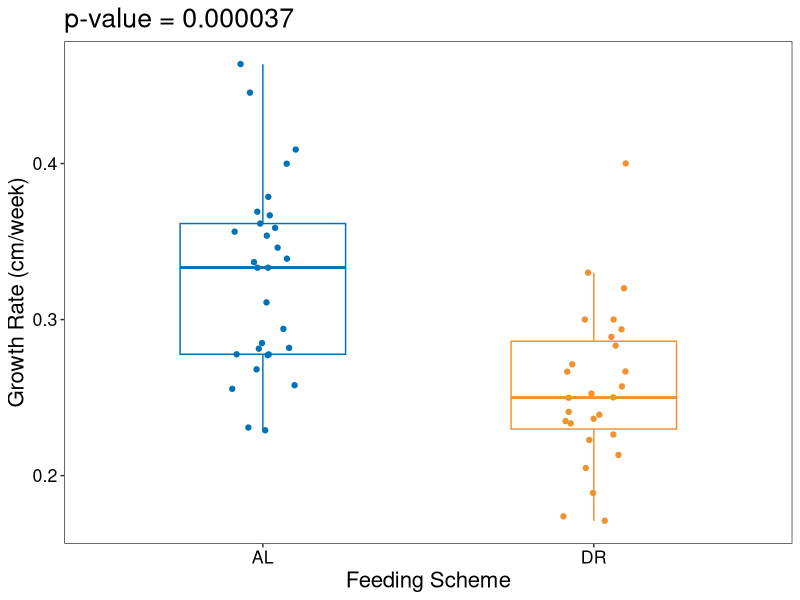
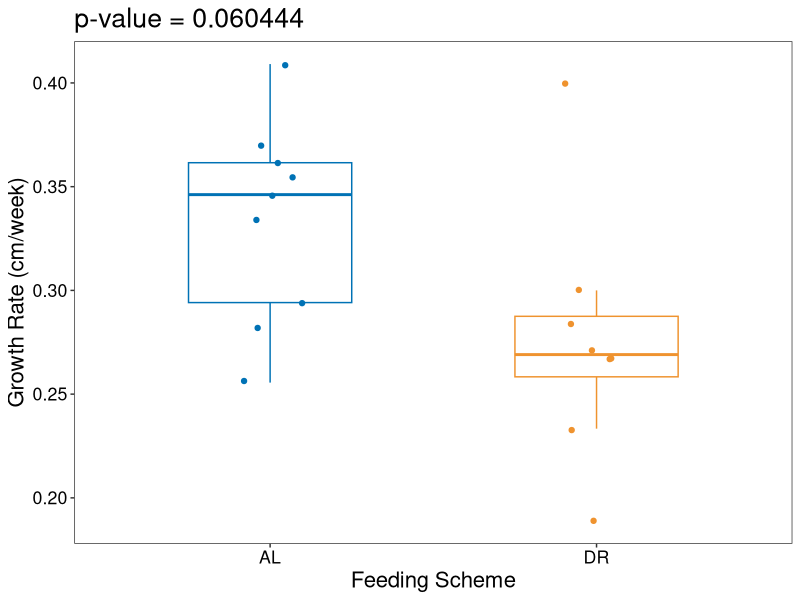
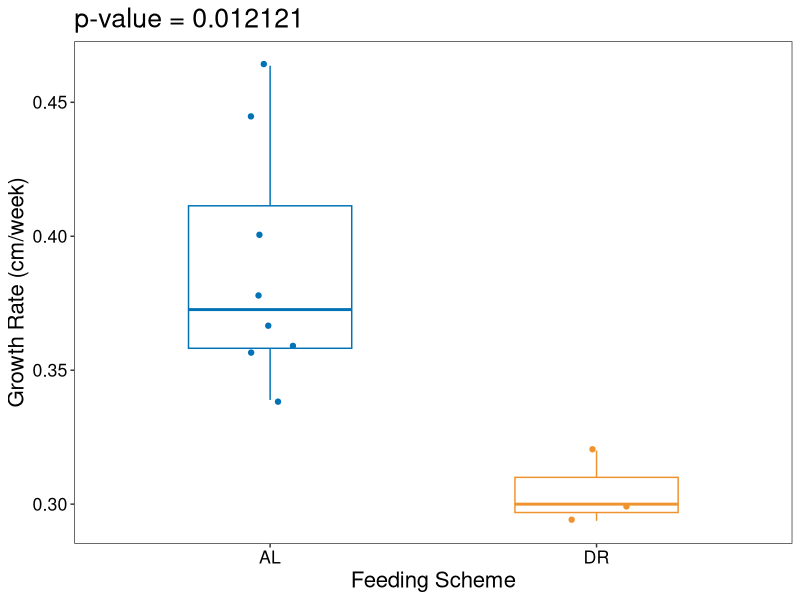
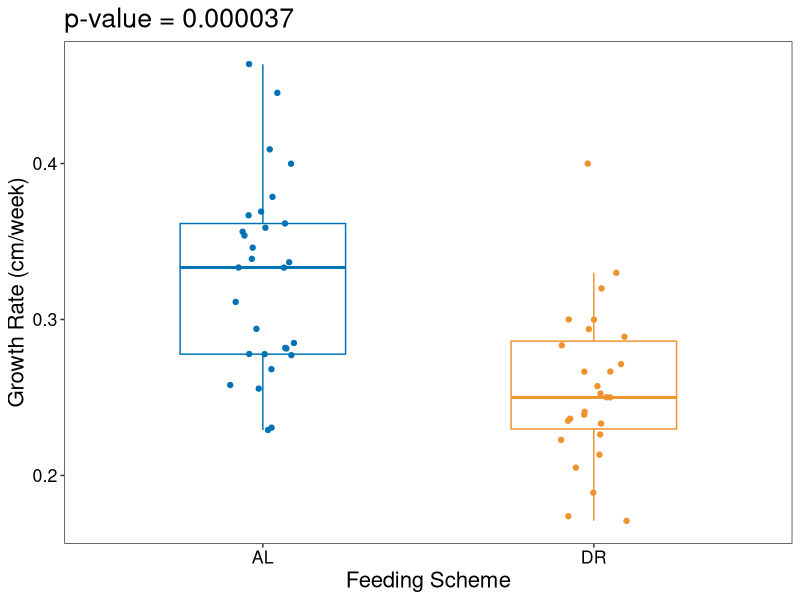
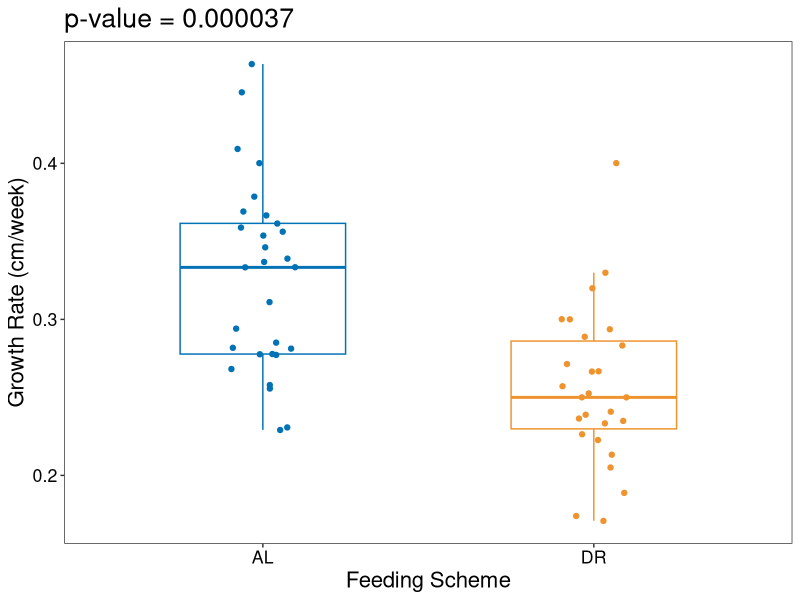
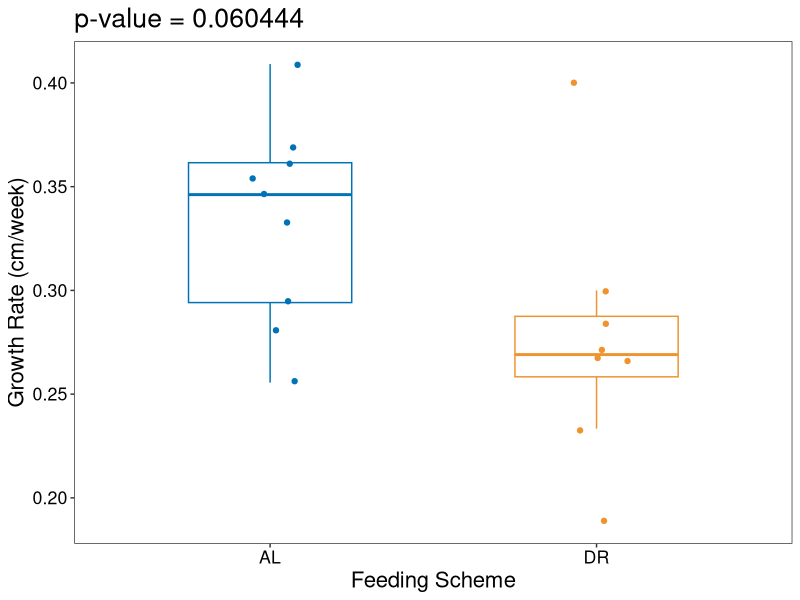
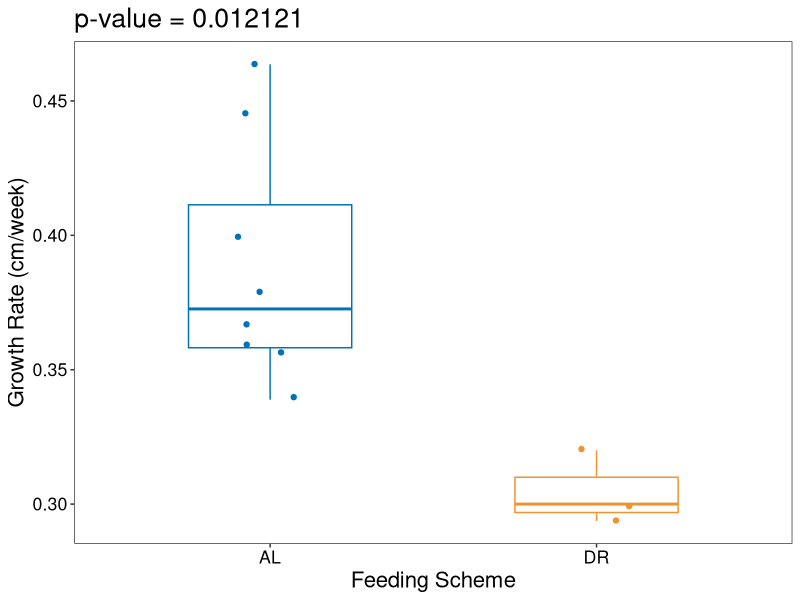
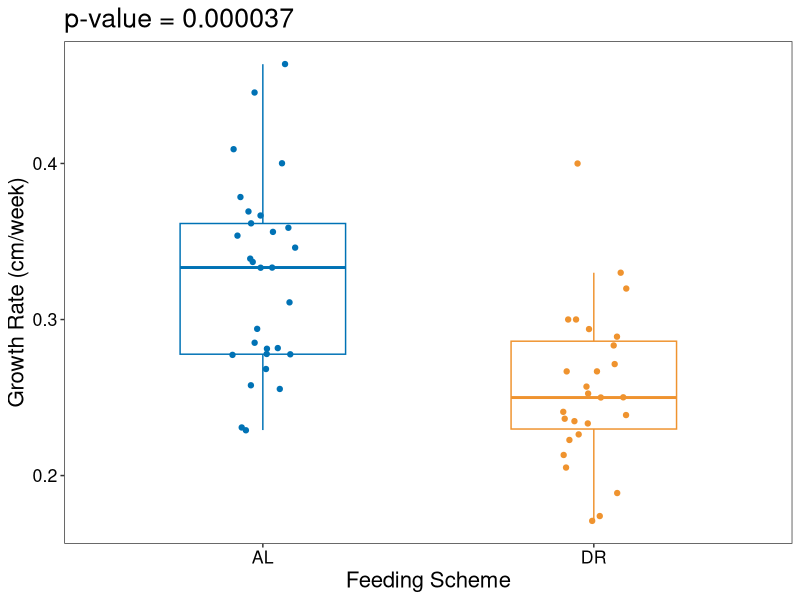

Here is the R script that generated these plots, in order: (Note: this script raises an error after producing the figures.)
# Growth rate for AL vs DR
library(ggplot2)
set.seed(1234)

###################################################################
# Functions
###################################################################
# dataset, xaxis, yaxis, colorgroup

# "global" variables
gcol = c(AL = "#0072B5", DR = "#EF932F", OE = "#010101")
pd <- position_jitter(width = 0.1)

# define boxplot function
boxit <- function(df, xa, ya, color, filename, xlabel, ylabel) {
	# getting pval
	pval = wilcox.test(df[,ya] ~ df[,xa])
	
	# real plot, fixed extra point with "outlier.shape = NA" argument
	p = ggplot(df, aes_string(x = xa, y = ya, color = color)) + 
	  geom_boxplot(width=0.5, outlier.shape = NA)  +
	  geom_point(position = pd) + 
	  theme_bw() + theme(panel.grid.major = element_blank(), panel.grid.minor = element_blank(), panel.background = element_blank() , text=element_text(size=16,family="Helvetica", colour = "#010101"), legend.position ="none", axis.text.x = element_text(colour = "#010101"), axis.text.y = element_text(colour = "#010101")) + 
	  ggtitle(sprintf("p-value = %06f", pval$p.value)) +
	  ylab(ylabel)+ xlab(xlabel) +
	  scale_color_manual(values=gcol)

	print(p)

# filename
saveout = paste("/Users/jingxun/Dropbox/KillifishFeederPaper_AndrewMcKay/Revision/Code/GitHub/Fig3/Output/", filename, sep = "")
ggsave(saveout, p)
}


# define getstat function
getstats <- function(dataset, cond1, cond2, stat1) {
x1 = dim(dataset[dataset$FeedingScheme == cond1, ])[1]
print(paste("Number", cond1, ":", x1 ))
y1 = dim(dataset[dataset$FeedingScheme == cond2, ])[1]
print(paste("Number", cond2, ":", y1 ))
	x2 = mean(dataset[dataset$FeedingScheme == cond1, c(stat1)])
print(paste("Mean", cond1, ":", x2 ))
y2 = mean(dataset[dataset$FeedingScheme == cond2, c(stat1)])
print(paste("Mean", cond2, ":", y2 ))
x3 =  median(dataset[dataset$FeedingScheme == cond1, c(stat1)])
print(paste("Median", cond1, ":", x3 ))
y3 = median(dataset[dataset$FeedingScheme == cond2, c(stat1)])
print(paste("Median", cond2, ":", y3 ))
}


###################################################################
# Load growth rate data for DR vs AL
###################################################################

setwd('/Users/jingxun/Dropbox/KillifishFeederPaper_AndrewMcKay/Revision/Code/GitHub/Fig3/Input/')
data = read.table("fig3growthrate_DR.csv", sep = ',', header = TRUE)

data$FeedingScheme = as.factor(data$FeedingScheme)
data$FeedingScheme = factor(data$FeedingScheme, levels = c("AL", "DR"))

# split out males and females
dfm = data[data$Sex == "m", ]
dff = data[data$Sex == "f",]

# select only fish that were observed (1 = observed)
dfm_1 = dfm[dfm$Observed == 1, ]
dff_1 = dff[dff$Observed == 1, ]

# select only fish with lifespan shorter than 120 days (4 months)
dfm_120 = dfm_1[dfm_1$Lifespan_days <= 120, ]
dff_120 = dff_1[dff_1$Lifespan_days <= 120, ]


###################################################################
# Plot all fish growth rates first DR vs AL
###################################################################

getstats(data, "AL", "DR", "GrowthRate")

boxit(data, "FeedingScheme", "GrowthRate", "FeedingScheme", "all_fishsizes_DR.pdf", "Feeding Scheme", "Growth Rate (cm/week)")

###################################################################
# Female fish only DR vs AL
###################################################################

getstats(dff_120, "AL", "DR", "GrowthRate")

boxit(dff_120, "FeedingScheme", "GrowthRate", "FeedingScheme", "female_fishsizes_DR.pdf", "Feeding Scheme", "Growth Rate (cm/week)")


###################################################################
# Male fish only DR vs AL
###################################################################

getstats(dfm_120, "AL", "DR", "GrowthRate")

boxit(dfm_120, "FeedingScheme", "GrowthRate", "FeedingScheme", "male_fishsizes_DR.pdf", "Feeding Scheme", "Growth Rate (cm/week)")

###################################################################
# Growth Rate for OE vs AL
###################################################################

data_OE = read.table("fig3growthrate_OE.csv", sep = ',', header = TRUE, stringsAsFactors = FALSE)

data_OE = data[data$FeedingScheme != "manual",]

data_OE$FeedingScheme[data_OE$FeedingScheme == "2hr"] = "AL"
data_OE$FeedingScheme[data_OE$FeedingScheme == "1hr"] = "OE"

data_OE$FeedingScheme = as.factor(data_OE$FeedingScheme)

# split out males and females
dfm_OE = data_OE[data_OE$Sex == "male", ]
dff_OE = data_OE[data_OE$Sex == "female",]

# select only fish that were observed (1 = observed)
dfm_1_OE = dfm_OE[dfm_OE$Observed == 1, ]
dff_1_OE = dff_OE[dff_OE$Observed == 1, ]

# select only fish with lifespan shorter than 120 days (4 months)
dfm_120_OE = dfm_1_OE[dfm_1_OE$Lifespan_days <= 120, ]
dff_120_OE = dff_1_OE[dff_1_OE$Lifespan_days <= 120, ]

###################################################################
# Plot all fish growth rates first OE vs AL
###################################################################

#Getting stats
getstats(data_OE, "AL", "OE", "GrowthRate")

boxit(data_OE, "FeedingScheme", "GrowthRate", "FeedingScheme", "all_fishsizes_OE.pdf", "Feeding Scheme", "Growth Rate (cm/week)")

###################################################################
# Female fish only
###################################################################

getstats(dff_120_OE, "AL", "OE", "GrowthRate")

boxit(dff_120_OE, "FeedingScheme", "GrowthRate", "FeedingScheme", "female_fishsizes_OE.pdf", "Feeding Scheme", "Growth Rate (cm/week)")

###################################################################
# Male fish only
###################################################################

getstats(dfm_120_OE, "AL", "OE", "GrowthRate")

boxit(dfm_120_OE, "FeedingScheme", "GrowthRate", "FeedingScheme", "male_fishsizes_OE.pdf", "Feeding Scheme", "Growth Rate (cm/week)")

######################################################################








######################################################################
# Load fertility
######################################################################

df = read.table("fig3_DRfertility.csv", sep = ',', header = TRUE,stringsAsFactors = FALSE)

# set date uncrossed to factor, then order levels
df$Uncrossed = as.factor(df$Uncrossed) 

# swap "7times" for "AL" to match with other data (and color scheme)
df$FeedingScheme[df$FeedingScheme == "7times"] = "AL"

######################################################################
# LiveEmbryos first, DR vs AL
######################################################################

#Getting stats

df[df$Crossed == "6/29/20", c("Pair", "FeedingScheme")]

getstats(df, "AL", "DR", "LiveEmbryosHarvestedDay0")

boxit(df, "FeedingScheme", "LiveEmbryosHarvestedDay0", "FeedingScheme", "DRfertilityLiveEmbryos.pdf", "Feeding Scheme", "Fertility (Fertilized Embryos per mating)")

######################################################################
# Total Embryos, DR vs AL
######################################################################

getstats(df, "AL", "DR", "TotalEmbryosHarvested")

boxit(df, "FeedingScheme", "TotalEmbryosHarvested", "FeedingScheme", "DRfertilityTotalEmbryos.pdf", "Feeding Scheme", "Fertility (Total Embryos per mating)")


######################################################################
# Load fertility data and plot
######################################################################

df = read.table("fig3_OEfertility.csv", sep = ',', header = TRUE, stringsAsFactors = FALSE)

# subset to automatic feeding only
df = df[df$FeedingScheme != "manual", ]

df$FeedingScheme[df$FeedingScheme == "7times/AL"] = "AL"
df$FeedingScheme[df$FeedingScheme == "12times/OF"] = "OE"


######################################################################
# Fertilized embryos first
######################################################################

df[df$Crossed == "7/22/19", c("Pair", "FeedingScheme")]

getstats(df, "AL", "OE", "LiveEmbryosHarvestedDay0")

boxit(df, "FeedingScheme", "LiveEmbryosHarvestedDay0", "FeedingScheme", "fertilityOE_LiveEmbryos.pdf", "Feeding Scheme", "Fertility (Fertilized Embryos per mating)")

######################################################################
# Total embryos
######################################################################

getstats(df, "AL", "OE", "TotalEmbryosHarvested")

boxit(df, "FeedingScheme", "TotalEmbryosHarvested", "FeedingScheme", "fertilityOE_TotalEmbryos.pdf", "Feeding Scheme", "Fertility (Total Embryos per mating)")




